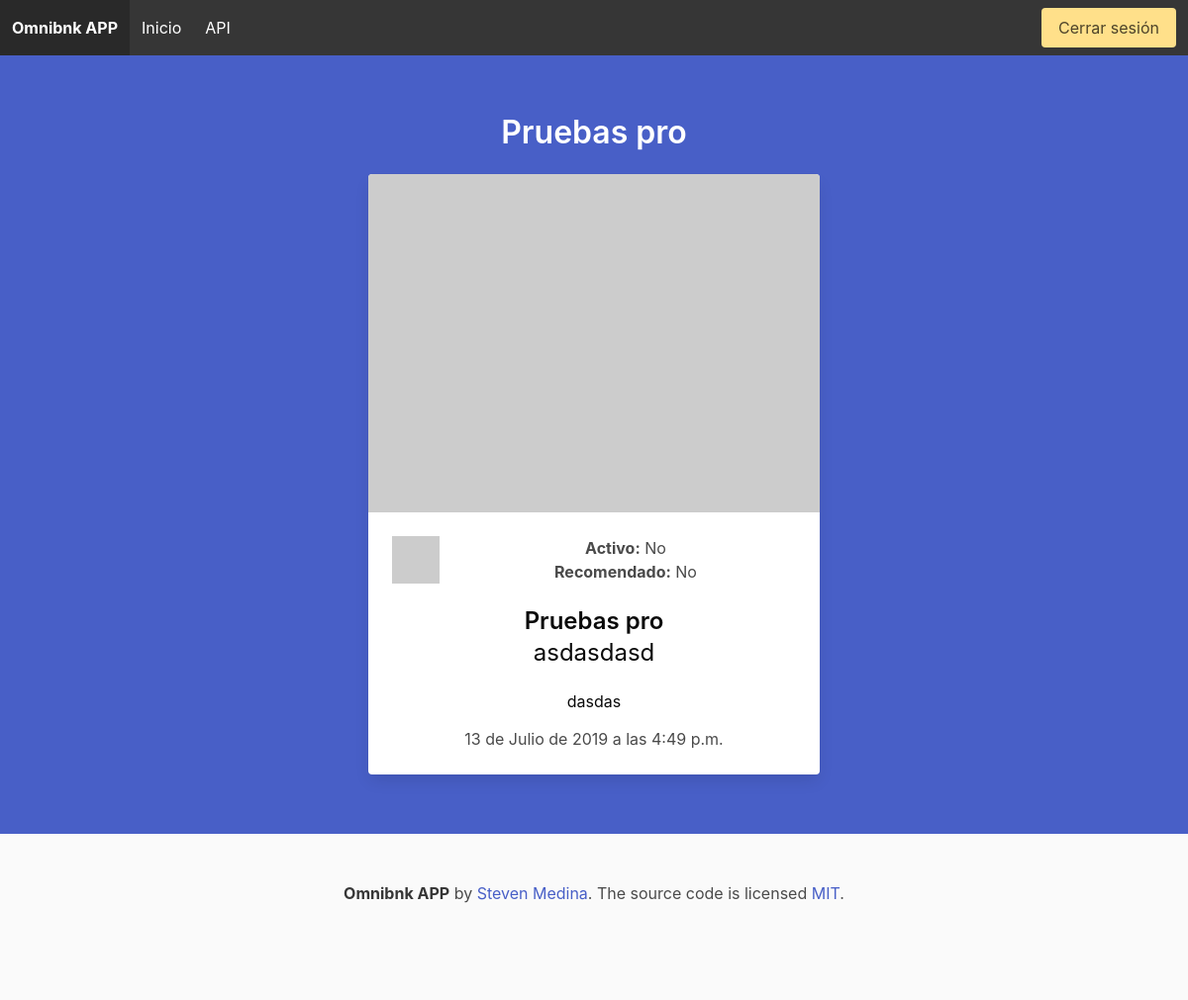
/peliculas/detalle/3/ (signed in), run on an earlier commit of the app's database.
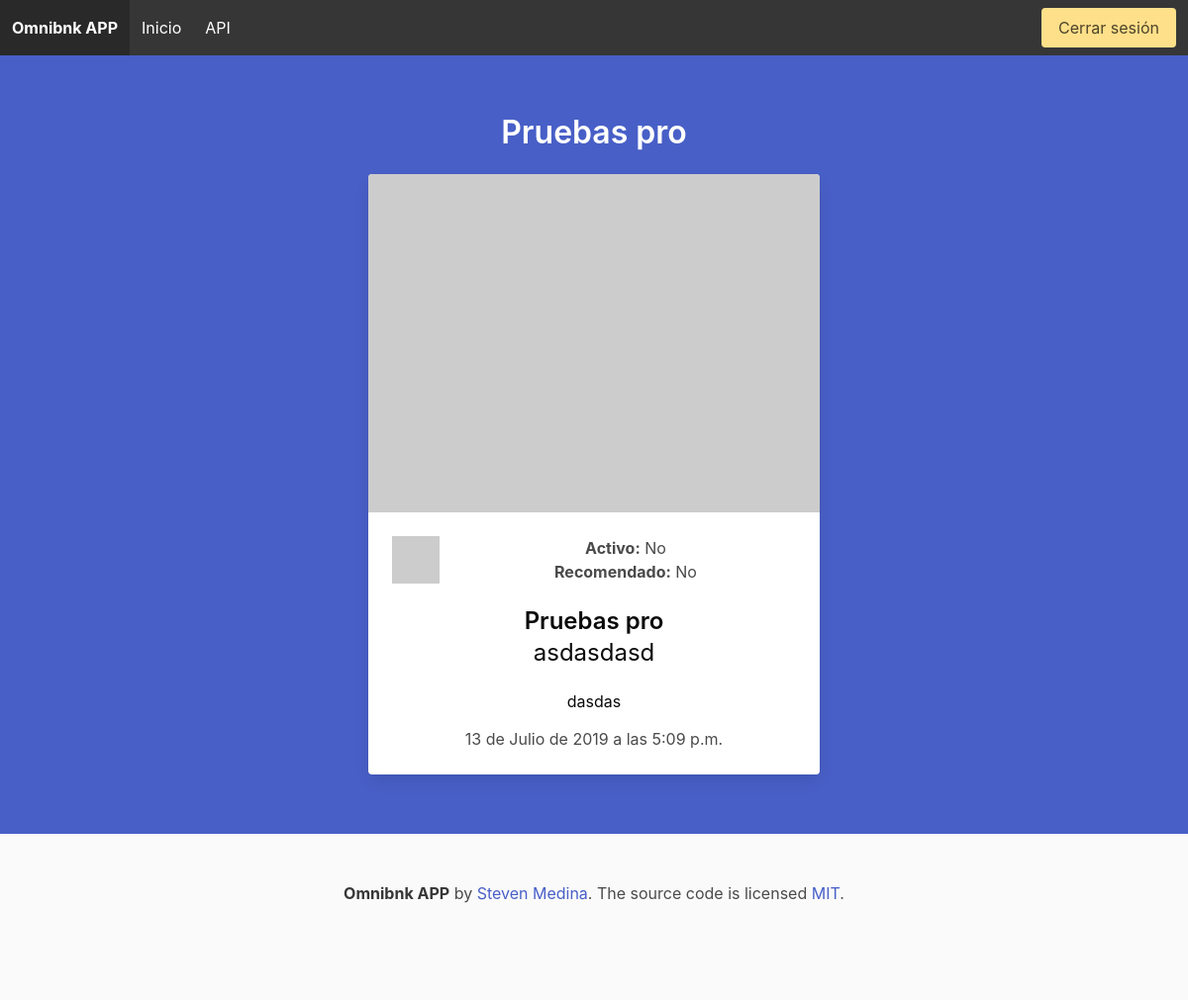
And on a later commit of the database.
### movie/models.py (models this page shows, shortened)
class Movie(models.Model):
    name = models.CharField(
        max_length=256,
        verbose_name='nombre',
        unique=True,
    )
    description = models.TextField(
        max_length=300,
        verbose_name='descripción',
    )
    summary = models.TextField(
        max_length=500,
        verbose_name='resumen',
    )
    created_at = models.DateTimeField(
        auto_now=True,
        verbose_name='fecha de creación',
    )
    is_recommended = models.BooleanField(
        default=False,
        verbose_name='es recomendada',
    )
    is_active = models.BooleanField(
        default=False,
        verbose_name='activa',
    )
    class Meta:
        ordering = ['-created_at']
        verbose_name = 'película'
        verbose_name_plural = 'películas'

### movie/views.py (the view)
class MovieDetailView(LoginRequiredMixin, DetailView):
    template_name = 'movie/movie_detail.html'
    def get_object(self, queryset=None):
        return get_object_or_404(
            models.Movie,
            pk=self.kwargs['pk'],
            is_active=True,
        )

### app/templatetags/meta.py (called while the page is built)
@register.inclusion_tag('layout/_meta.html')
def meta_tags(title=None, description=None, image=None, page_type='website'):
    if not image:
        image = static('img/social-shared.jpg')
    if image.startswith('/'):
        image = f'{settings.BASE_URL}{image}'
    return {
        'title': title if title else 'TODO',
        'description': description if description else 'TODO',
        'image': image,
        'page_type': page_type,
    }

### movie/templates/movie/movie_detail.html (shortened to what this page needs)
{% extends 'layout/base.html' %}
{% load widget_tweaks %}
{% block content %}
<section class="user registrationForm">
    <form id="movie-form" action="" method="post">
        <section class="hero is-link">
            <div class="hero-body">
                <div class="container has-text-centered">
                    <div class="column is-6 is-offset-3">
                        <h3 class="title has-text-white">{{ object.name }}</h3>
                        <div class="card">
                            <div class="card-image">
                                <figure class="image is-4by3">
                                    <img src="https://picsum.photos/id/398/1280/960" alt="{{ object.name }}">
                                </figure>
                            </div>
                            <div class="card-content">
                                <div class="media">
                                    <div class="media-left">
                                        <figure class="image is-48x48">
                                            <img src="https://robohash.org/{{ object.name }}" alt="{{ object.name }}">
                                        </figure>
                                    </div>
                                    <div class="media-content">
                                        <p><strong>Activo:</strong> {{ item.is_active|yesno:'Si,No' }}</p>
                                        <p><strong>Recomendado:</strong> {{ item.is_recommended|yesno:'Si,No' }}</p>
                                    </div>
                                </div>
                                <div class="content">
                                    <p class="title is-4 has-text-black">{{ object.name }}</p>
                                    <p class="subtitle is-4 has-text-black">{{ object.description }}</p>
                                    <p class="subtitle is-6 has-text-black">{{ object.summary }}</p>
                                    <time>{{ object.created_at }}</time>
                                </div>
                            </div>
                        </div>
                    </div>
                </div>
            </div>
        </section>
    </form>
</section>
{% endblock %}

What changed in the data, as far as the page shows it:
changed Movie "Pruebas pro": created_at "13 de Julio de 2019 a las 4:49 p.m." → "13 de Julio de 2019 a las 5:09 p.m."
